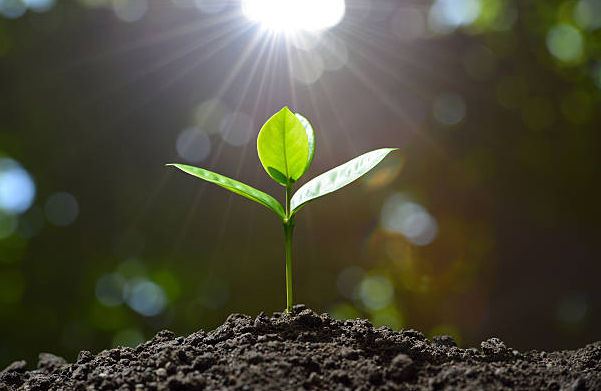
#> input picture frontend/branding/seedling_source.png, 601 x 391 px, found by its file name
$ python generate_brand_images.py branding/seedling_source.png .
#> lines starting #> are read from the running program, lines starting #| are printed output that depends on the picture; after the words box and inside, x2 and y2 are one past the last pixel; in counts of white or black regions, pixels touching at a corner belong together
"""Generate every Harvestique brand image from the seedling photo (the official brand image).

Usage (needs Pillow + numpy):
    python branding/generate_brand_images.py branding/seedling_source.png .

Writes, relative to the Flutter project root given as the second argument:
* android/app/src/main/res/mipmap-<density>/ic_launcher.png, ic_launcher_round.png   legacy icons (rounded square,
  circle) for launchers before Android 8
* .../ic_launcher_foreground.png   adaptive-icon foreground: the full-bleed photo, seedling centred inside the 66dp
  safe zone so no launcher mask crops the leaves
* android/app/src/main/res/drawable-xxhdpi/splash_seedling.png   round seedling for the launch screen
* android/app/src/main/res/values/ic_launcher_colors.xml          adaptive-icon background (the photo's dark green)
* assets/images/seedling_hero.jpg   Home hero background (the whole photo)
* assets/images/seedling_logo.png   round logo for the sign-in screen

The Android 13 themed icon (drawable/ic_launcher_monochrome.xml) is a hand-drawn vector of the same seedling: the
backlit right leaf is too pale to cut out of the photo cleanly, and a flat silhouette is what themed icons need.

The source photo is about 600 x 390 px (crops scale to its exact size), so the largest crops are scaled up a little; every output is resampled with
Lanczos and the photo's soft background hides most of it. A larger original can replace seedling_source.png and
this script regenerates everything.
"""

import sys
from pathlib import Path

import numpy as np
from PIL import Image, ImageDraw

DENSITIES = {"mdpi": 1.0, "hdpi": 1.5, "xhdpi": 2.0, "xxhdpi": 3.0, "xxxhdpi": 4.0}
# Crops of the 595 x 392 source (left, top, side). The seedling's leaves span about x 165-395, y 105-225 and the stem
# meets the soil at about y 310.
ADAPTIVE_CROP = (87, 0, 392)  # whole height: leaves take ~59 % of the width, inside the 61 % safe circle
ICON_CROP = (128, 62, 310)  # tighter: the seedling fills the small legacy icon
LOGO_CROP = (118, 40, 330)


BASE = (595, 392)  # the crops below were measured on a 595 x 392 copy; other sizes of the same photo are scaled


def crop(img, box, size):
    sx, sy = img.width / BASE[0], img.height / BASE[1]
    left, top, side = round(box[0] * sx), round(box[1] * sy), box[2] * min(sx, sy)
    side = round(min(side, img.width - left, img.height - top))
    return img.crop((left, top, left + side, top + side)).resize((size, size), Image.LANCZOS)


def clip(img, shape):
    """Rounded square (legacy icon) or circle; anti-aliased by drawing the mask 4x larger."""
    s = img.width * 4
    mask = Image.new("L", (s, s), 0)
    d = ImageDraw.Draw(mask)
    if shape == "circle":
        d.ellipse([0, 0, s - 1, s - 1], fill=255)
    else:
        inset = round(s * 0.04)
        d.rounded_rectangle([inset, inset, s - 1 - inset, s - 1 - inset], radius=round(s * 0.16), fill=255)
    out = img.convert("RGBA")
    out.putalpha(mask.resize(img.size, Image.LANCZOS))
    return out


def main(src_path, project):
#> called with src_path = 'branding/seedling_source.png', project = '.'
    root = Path(project)
    res = root / "android/app/src/main/res"
    src = Image.open(src_path).convert("RGB")
#> src is the input picture: PIL image 601x391 RGB; mean R, G, B 75.2, 73.9, 56.5
    if abs(src.width / src.height - BASE[0] / BASE[1]) > 0.05:
        print(f"note: crops were chosen for a {BASE[0]}x{BASE[1]} photo; this one is {src.size}, check the outputs")

    for name, f in DENSITIES.items():
        d = res / f"mipmap-{name}"
        d.mkdir(parents=True, exist_ok=True)
        legacy, adaptive = round(48 * f), round(108 * f)
        icon = crop(src, ICON_CROP, legacy)
        clip(icon, "square").save(d / "ic_launcher.png", optimize=True)
        clip(icon, "circle").save(d / "ic_launcher_round.png", optimize=True)
        crop(src, ADAPTIVE_CROP, adaptive).save(d / "ic_launcher_foreground.png", optimize=True)
        (d / "ic_launcher_monochrome.png").unlink(missing_ok=True)  # replaced by the vector drawable
#> this loop made 5 passes
#> pass 1, in main, `clip(icon, "square").save(d / "ic_launcher.png", optimize=True)`:
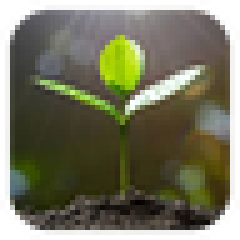
#> saved as ic_launcher.png: PIL image 48x48 RGBA (shown 5 times larger); mean R, G, B, A 86, 84.5, 61.5, 208.4; transparent parts drawn white
#> after the loop:
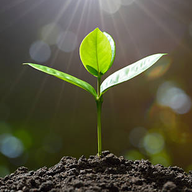
#> icon: PIL image 192x192 RGB; mean R, G, B 86, 84.5, 61.5

    splash = res / "drawable-xxhdpi"
    splash.mkdir(parents=True, exist_ok=True)
    clip(crop(src, LOGO_CROP, 432), "circle").save(splash / "splash_seedling.png", optimize=True)
#> in crop (call 11), `return img.crop((left, top, left + side, top + side)).resize((size, si..`:
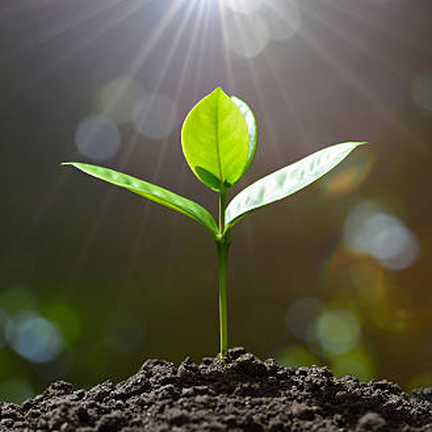
#> returned value: PIL image 432x432 RGB; mean R, G, B 88.2, 86.6, 65.6
#> in clip (call 11), `s = img.width * 4`: s = 1728
#> in clip (call 11), `mask = Image.new("L", (s, s), 0)`: mask: PIL image 1728x1728 L; every value is 0
#> in clip (call 11), `out.putalpha(mask.resize(img.size, Image.LANCZOS))`:
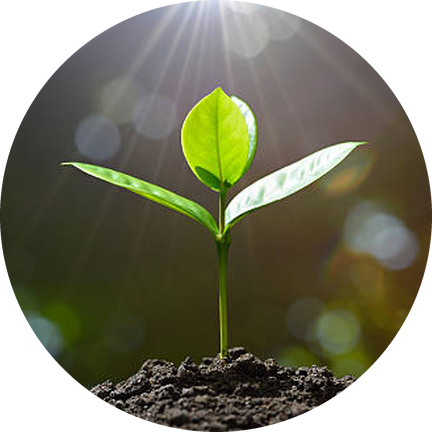
#> out: PIL image 432x432 RGBA; mean R, G, B, A 88.2, 86.6, 65.6, 200.3; transparent parts drawn white
#> in clip (call 11), `out.putalpha(mask.resize(img.size, Image.LANCZOS))`:
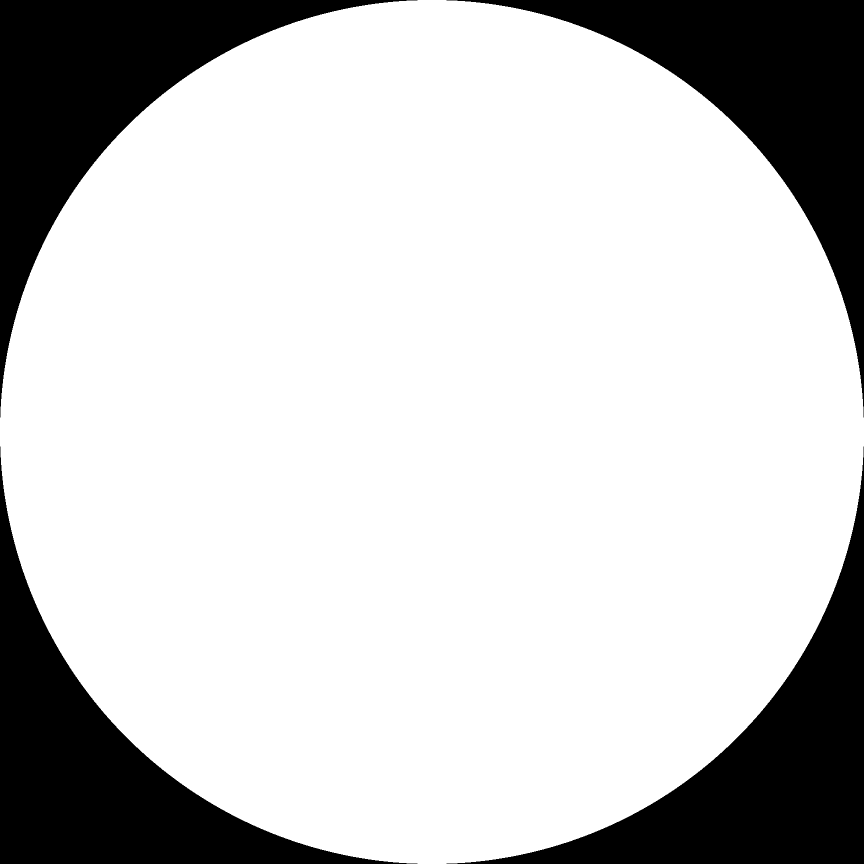
#> mask: PIL image 1728x1728 L (shown at 1/2 size); 78.5% white; 4 black regions, box (x1, y1, x2, y2) and area: (0, 0, 835, 835) 160263, (893, 0, 1728, 835) 160263, (0, 893, 835, 1728) 160263, (893, 893, 1728, 1728) 160263

    # adaptive-icon background behind the (opaque) foreground: the photo's dark green, seen only during parallax
    edge = np.asarray(crop(src, ADAPTIVE_CROP, 108)).reshape(-1, 3)
#> in crop (call 12), `return img.crop((left, top, left + side, top + side)).resize((size, si..`:
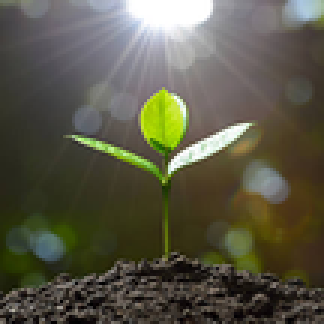
#> returned value: PIL image 108x108 RGB (shown 3 times larger); mean R, G, B 89.4, 87.3, 70.2
    bg = tuple(int(v) for v in np.median(edge, axis=0))
#> bg = (76, 71, 52)
    (res / "values" / "ic_launcher_colors.xml").write_text(
        '<?xml version="1.0" encoding="utf-8"?>\n<resources>\n'
        f'    <color name="ic_launcher_background">#FF{bg[0]:02X}{bg[1]:02X}{bg[2]:02X}</color>\n'
        "</resources>\n",
        encoding="utf-8",
    )

    assets = root / "assets/images"
    assets.mkdir(parents=True, exist_ok=True)
    src.save(assets / "seedling_hero.jpg", quality=92, optimize=True)
    clip(crop(src, LOGO_CROP, 330), "circle").save(assets / "seedling_logo.png", optimize=True)
#> in clip (call 12), `s = img.width * 4`: s = 1320
#> in clip (call 12), `mask = Image.new("L", (s, s), 0)`: mask: PIL image 1320x1320 L; every value is 0
#> in clip (call 12), `out.putalpha(mask.resize(img.size, Image.LANCZOS))`:
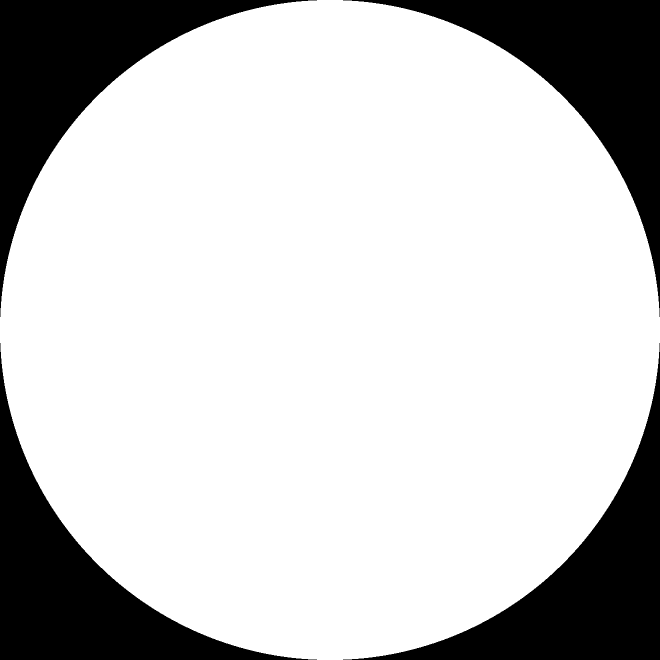
#> mask: PIL image 1320x1320 L (shown at 1/2 size); 78.5% white; 4 black regions, box (x1, y1, x2, y2) and area: (0, 0, 634, 634) 93523, (686, 0, 1320, 634) 93523, (0, 686, 634, 1320) 93523, (686, 686, 1320, 1320) 93523
    print("background", bg, "- wrote icons, splash, hero and logo")
#| background (76, 71, 52) - wrote icons, splash, hero and logo


if __name__ == "__main__":
    main(sys.argv[1], sys.argv[2])
